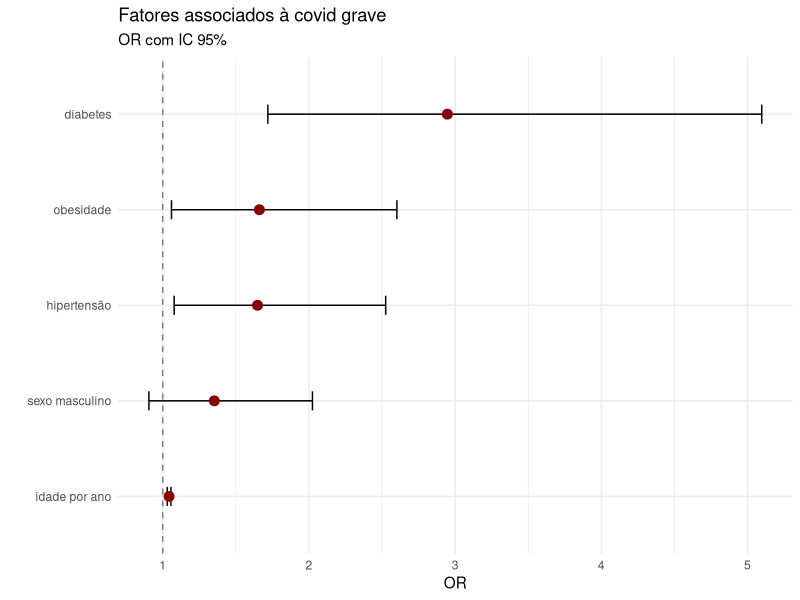

Write R code to recreate this figure.
#caso 1: Fatores de risco para COVID-19 grave
library(tidyverse)
library(broom)
library(survival)

#dados: pacientes com covid19
set.seed(2020)
n <- 500
data <- tibble(
  id = 1:n,
  age = round(pmin(pmax(rnorm(n, 50, 18), 18), 95)),
  gender = sample(c("F", "M"), n, replace = TRUE),
  diabetes = sample(c("N", "S"), n, replace = TRUE, prob = c(0.85, 0.15)),
  hypertension = sample(c("N", "S"), n, replace = TRUE, prob = c(0.7, 0.3)),
  obesity = sample(c("N", "S"), n, replace = TRUE, prob = c(0.75, 0.25))
) %>% 
  mutate(
    prob_high = plogis(
      -3 +
      0.04 * age +
      0.3 * (gender == "M") +
      0.8 * (diabetes == "S") +
      0.5 * (hypertension == "S") +
      0.6 * (obesity == "S")
      ),
    case = rbinom(n, 1, prob_high)
  )
head(data, 10)
View(data)

# análise descritiva
# quantidade e porcentagem de casos graves e não-graves
cases_severe <- table(data$case)
# resultado: não-grave = 302 / grave = 198
prop.table(cases_severe)*100
# resultado: não-grave = 60.4% / grave = 39.6%

# comparação de características entre casos graves e não-graves
comparison <- data %>% 
  group_by(case) %>% 
  summarise(
    total_pacientes = n(),
    idade_media = round(mean(age), 1),
    prop_masculino = round(mean(gender == "M") * 100, 1),
    prop_diabetes = round(mean(diabetes == "S") * 100, 1),
    prop_hipert = round(mean(hypertension == "S") * 100, 1),
    prop_obesidade = round(mean(obesity == "S") * 100, 1)
  )
View(comparison)

# modelo de regressão logistica'
covid <- glm(
  case ~ age + gender + diabetes + hypertension + obesity,
  data = data,
  family = binomial
)
summary(covid)

or <- tidy(
  covid,
  conf.int = TRUE,
  exponentiate = TRUE
)
print(or)
# resultado
# idade: chance de caso grave aumenta 0.06%, para cada ano a mais
# sexo masculino tem 39% mais chance de caso grave que feminino
# diabeticos tem 32% mais chance de ser caso grave
# hipertensos tem 57% mais chance
# obesos tem 137% mais chance de ser caso grave

# visualizar com Forest Plot
forest <- or %>% 
  filter(term != "(Intercept)") %>% 
  mutate(
    variable = case_when(
      term == "age" ~ "idade por ano",
      term == "genderM" ~ "sexo masculino",
      term == "diabetesS" ~ "diabetes",
      term == "hypertensionS" ~ "hipertensão",
      term == "obesityS" ~ "obesidade"
    )
  )
ggplot(forest, aes(estimate, reorder(variable, estimate))) +
  geom_vline(xintercept = 1,linetype = "dashed", color = "gray50") +
  geom_errorbarh(aes(xmin = conf.low, xmax = conf.high), height = 0.2) +
  geom_point(size = 3, color = "darkred") +
  labs(
    title = "Fatores associados à covid grave",
    subtitle = "OR com IC 95%",
    x = "OR",
    y = ""
  ) +
  theme_minimal()
